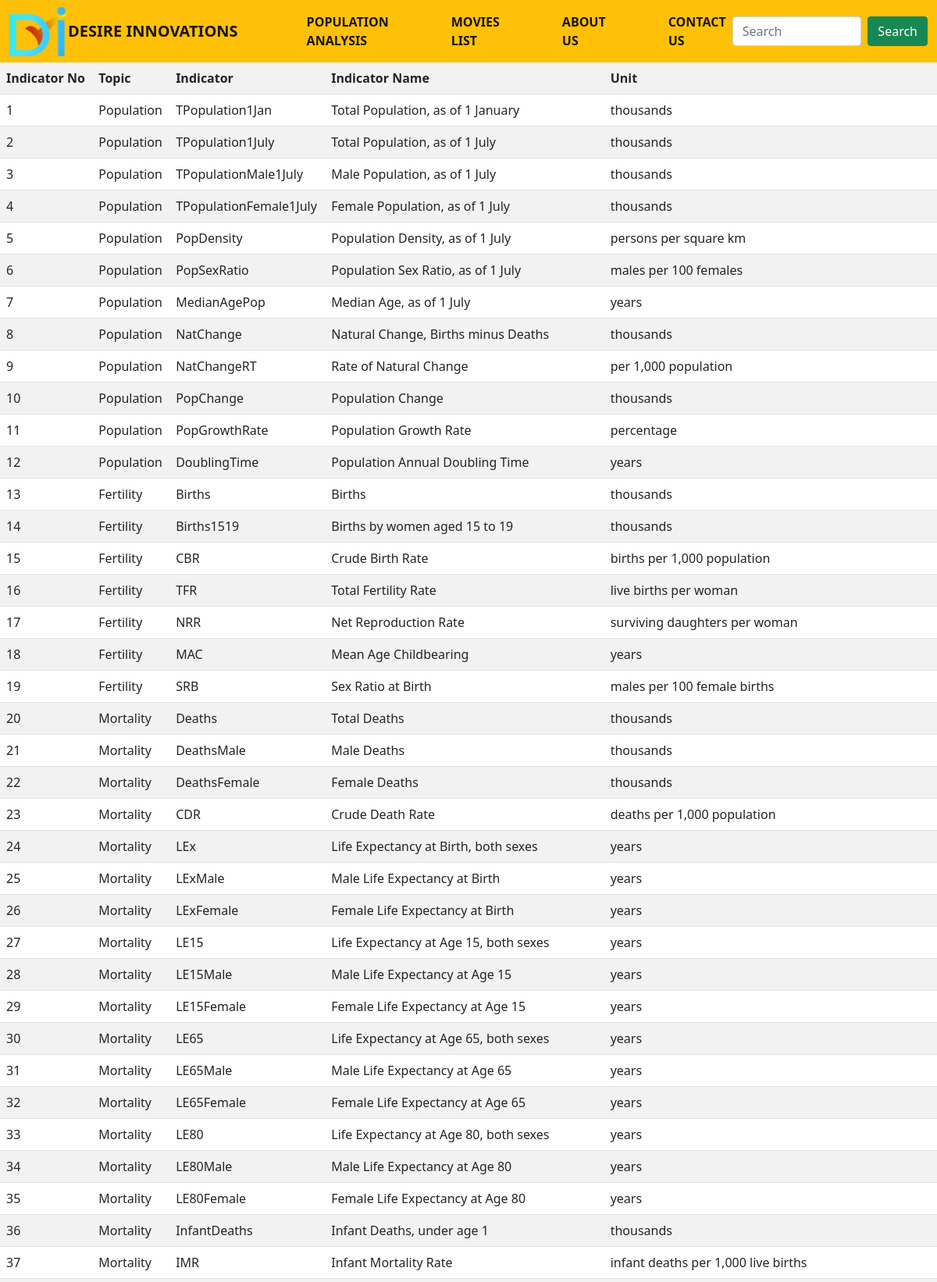
The page / (upper part) on the database its author committed.
### tables this page shows
CREATE TABLE `populationanalysis` (
  `IndicatorNo` int(11) NOT NULL,
  `Topic` varchar(80) NOT NULL,
  `Indicator` varchar(80) NOT NULL,
  `IndicatorName` varchar(80) NOT NULL,
  `Unit` varchar(80) NOT NULL
);

### index.php (the view, shortened to what this page needs)
<!DOCTYPE html>
<html>
<head>
<link href="https://cdn.jsdelivr.net/npm/bootstrap@5.1.3/dist/css/bootstrap.min.css" rel="stylesheet">
</head>
<body>
    <header>
   <nav class="navbar navbar-expand-lg navbar-light bg-warning">
  <div class="container-fluid">
    <img src="logo.png" alt="logo"/>
    <a class="navbar-brand"><b>DESIRE INNOVATIONS</b></a>
    <div class="collapse navbar-collapse" id="navbarSupportedContent">
      <ul class="navbar-nav me-auto mb-2 mb-lg-0">
        <li class="nav-item">
          <a class="nav-link active"  href="index.php" id="navbarPopulationAnalysis"><b>POPULATION ANALYSIS</b></a>
        </li>
        <li class="nav-item">
          <a class="nav-link active" href="movie.php" id="navbarMoviesList"><b>MOVIES LIST</b></a>
        </li>
        <li class="nav-item">
          <a class="nav-link active" href="about.html" id="navbarservices" ><b>ABOUT US</b></a>
        </li>
        <li class="nav-item">
          <a class="nav-link active" href="contact.html" id="navbarContact Us"><b>CONTACT US</b></a>
        </li>
      </ul>
      <form class="d-flex" action="index.php" method="post">
        <input class="form-control me-2" type="search" placeholder="Search" aria-label="Search" id="search" name="search">
        <button class="btn btn-outline-success active" type="submit">Search</button>
      </form>
    </div>
  </div>
</nav>
</header>
<table class="table table-striped">
                <tr>
                  <td><b>Indicator No</td>
                  <td><b>Topic</td>
                  <td><b>Indicator</td>
                  <td><b>Indicator Name</td>
                  <td><b>Unit</td>
                </tr>
<?php
class API{
   function Select(){
    $db = new Connect();
    $populationanalysis = array();
    if(isset($_POST['search']))
    {
      $data1=$db->prepare('select * from populationanalysis where IndicatorNo like "%'.$_POST['search'].'%"');
      $data1->execute();
      $data2=$db->prepare('select * from populationanalysis where Topic like "%'.$_POST['search'].'%"');
      $data2->execute();
      $data3=$db->prepare('select * from populationanalysis where Indicator like "%'.$_POST['search'].'%"');
      $data3->execute();
      $data4=$db->prepare('select * from populationanalysis where IndicatorName like "%'.$_POST['search'].'%"');
      $data4->execute();
      $data5=$db->prepare('select * from populationanalysis where Unit like "%'.$_POST['search'].'%"');
      $data5->execute();
      while($OutputData = $data1->fetch(PDO::FETCH_ASSOC)){
        $populationanalysis[$OutputData['IndicatorNo']] = array(
            'IndicatorNo' => $OutputData['IndicatorNo'],
            'Topic' => $OutputData['Topic'],
            'Indicator' => $OutputData['Indicator'],
            'IndicatorName' => $OutputData['IndicatorName'],
            'Unit' => $OutputData['Unit'],
        );
    }
    while($OutputData = $data2->fetch(PDO::FETCH_ASSOC)){
      $populationanalysis[$OutputData['IndicatorNo']] = array(
          'IndicatorNo' => $OutputData['IndicatorNo'],
          'Topic' => $OutputData['Topic'],
          'Indicator' => $OutputData['Indicator'],
          'IndicatorName' => $OutputData['IndicatorName'],
          'Unit' => $OutputData['Unit'],
      );
  }
  while($OutputData = $data3->fetch(PDO::FETCH_ASSOC)){
    $populationanalysis[$OutputData['IndicatorNo']] = array(
        'IndicatorNo' => $OutputData['IndicatorNo'],
        'Topic' => $OutputData['Topic'],
        'Indicator' => $OutputData['Indicator'],
        'IndicatorName' => $OutputData['IndicatorName'],
        'Unit' => $OutputData['Unit'],
    );
}
while($OutputData = $data4->fetch(PDO::FETCH_ASSOC)){
  $populationanalysis[$OutputData['IndicatorNo']] = array(
      'IndicatorNo' => $OutputData['IndicatorNo'],
      'Topic' => $OutputData['Topic'],
      'Indicator' => $OutputData['Indicator'],
      'IndicatorName' => $OutputData['IndicatorName'],
      'Unit' => $OutputData['Unit'],
  );
}
while($OutputData = $data5->fetch(PDO::FETCH_ASSOC)){
  $populationanalysis[$OutputData['IndicatorNo']] = array(
      'IndicatorNo' => $OutputData['IndicatorNo'],
      'Topic' => $OutputData['Topic'],
      'Indicator' => $OutputData['Indicator'],
      'IndicatorName' => $OutputData['IndicatorName'],
      'Unit' => $OutputData['Unit'],
  );
}
    }
    else{
    $data = $db->prepare('select * from populationanalysis');
    $data->execute();
  }
    $db_json_data = file_get_contents('db.json');
    $decoded_data = json_decode($db_json_data,true);
    if(count($decoded_data)!=0){
      $c=0;
      foreach($decoded_data as $dcd_data){
        if($c==0)
        {
          $c=1;
        }
        else{
        ?>
            <tr>
                  <td><?php echo $dcd_data['IndicatorNo']?></td>
                  <td><?php echo $dcd_data['Topic']?></td>
                  <td><?php echo $dcd_data['Indicator']?></td>
                  <td><?php echo $dcd_data['IndicatorName']?></td>
                  <td><?php echo $dcd_data['Unit']?></td>
                </tr>
        <?php
      }
    }
   }
}
}
$API = new API;
$API->Select();
?>
</table>
</body>
</html>

### rows shown on the page
populationanalysis: IndicatorNo "1", Topic "Population", Indicator "TPopulation1Jan", IndicatorName "Total Population, as of 1 January", Unit "thousands"
populationanalysis: IndicatorNo "2", Topic "Population", Indicator "TPopulation1July", IndicatorName "Total Population, as of 1 July", Unit "thousands"
populationanalysis: IndicatorNo "3", Topic "Population", Indicator "TPopulationMale1July", IndicatorName "Male Population, as of 1 July", Unit "thousands"
populationanalysis: IndicatorNo "4", Topic "Population", Indicator "TPopulationFemale1July", IndicatorName "Female Population, as of 1 July", Unit "thousands"
populationanalysis: IndicatorNo "5", Topic "Population", Indicator "PopDensity", IndicatorName "Population Density, as of 1 July", Unit "persons per square km"
populationanalysis: IndicatorNo "6", Topic "Population", Indicator "PopSexRatio", IndicatorName "Population Sex Ratio, as of 1 July", Unit "males per 100 females"
populationanalysis: IndicatorNo "7", Topic "Population", Indicator "MedianAgePop", IndicatorName "Median Age, as of 1 July", Unit "years"
populationanalysis: IndicatorNo "8", Topic "Population", Indicator "NatChange", IndicatorName "Natural Change, Births minus Deaths", Unit "thousands"
populationanalysis: IndicatorNo "9", Topic "Population", Indicator "NatChangeRT", IndicatorName "Rate of Natural Change", Unit "per 1,000 population"
populationanalysis: IndicatorNo "10", Topic "Population", Indicator "PopChange", IndicatorName "Population Change", Unit "thousands"
populationanalysis: IndicatorNo "11", Topic "Population", Indicator "PopGrowthRate", IndicatorName "Population Growth Rate", Unit "percentage"
populationanalysis: IndicatorNo "12", Topic "Population", Indicator "DoublingTime", IndicatorName "Population Annual Doubling Time", Unit "years"
populationanalysis: IndicatorNo "13", Topic "Fertility", Indicator "Births", IndicatorName "Births", Unit "thousands"
populationanalysis: IndicatorNo "14", Topic "Fertility", Indicator "Births1519", IndicatorName "Births by women aged 15 to 19", Unit "thousands"
populationanalysis: IndicatorNo "15", Topic "Fertility", Indicator "CBR", IndicatorName "Crude Birth Rate", Unit "births per 1,000 population"
populationanalysis: IndicatorNo "16", Topic "Fertility", Indicator "TFR", IndicatorName "Total Fertility Rate", Unit "live births per woman"
populationanalysis: IndicatorNo "17", Topic "Fertility", Indicator "NRR", IndicatorName "Net Reproduction Rate", Unit "surviving daughters per woman"
populationanalysis: IndicatorNo "18", Topic "Fertility", Indicator "MAC", IndicatorName "Mean Age Childbearing", Unit "years"
populationanalysis: IndicatorNo "19", Topic "Fertility", Indicator "SRB", IndicatorName "Sex Ratio at Birth", Unit "males per 100 female births"
populationanalysis: IndicatorNo "20", Topic "Mortality", Indicator "Deaths", IndicatorName "Total Deaths", Unit "thousands"
populationanalysis: IndicatorNo "21", Topic "Mortality", Indicator "DeathsMale", IndicatorName "Male Deaths", Unit "thousands"
populationanalysis: IndicatorNo "22", Topic "Mortality", Indicator "DeathsFemale", IndicatorName "Female Deaths", Unit "thousands"
populationanalysis: IndicatorNo "23", Topic "Mortality", Indicator "CDR", IndicatorName "Crude Death Rate", Unit "deaths per 1,000 population"
populationanalysis: IndicatorNo "24", Topic "Mortality", Indicator "LEx", IndicatorName "Life Expectancy at Birth, both sexes", Unit "years"
populationanalysis: IndicatorNo "25", Topic "Mortality", Indicator "LExMale", IndicatorName "Male Life Expectancy at Birth", Unit "years"
populationanalysis: IndicatorNo "26", Topic "Mortality", Indicator "LExFemale", IndicatorName "Female Life Expectancy at Birth", Unit "years"
populationanalysis: IndicatorNo "27", Topic "Mortality", Indicator "LE15", IndicatorName "Life Expectancy at Age 15, both sexes", Unit "years"
populationanalysis: IndicatorNo "28", Topic "Mortality", Indicator "LE15Male", IndicatorName "Male Life Expectancy at Age 15", Unit "years"
populationanalysis: IndicatorNo "29", Topic "Mortality", Indicator "LE15Female", IndicatorName "Female Life Expectancy at Age 15", Unit "years"
populationanalysis: IndicatorNo "30", Topic "Mortality", Indicator "LE65", IndicatorName "Life Expectancy at Age 65, both sexes", Unit "years"
populationanalysis: IndicatorNo "31", Topic "Mortality", Indicator "LE65Male", IndicatorName "Male Life Expectancy at Age 65", Unit "years"
populationanalysis: IndicatorNo "32", Topic "Mortality", Indicator "LE65Female", IndicatorName "Female Life Expectancy at Age 65", Unit "years"
populationanalysis: IndicatorNo "33", Topic "Mortality", Indicator "LE80", IndicatorName "Life Expectancy at Age 80, both sexes", Unit "years"
populationanalysis: IndicatorNo "34", Topic "Mortality", Indicator "LE80Male", IndicatorName "Male Life Expectancy at Age 80", Unit "years"
populationanalysis: IndicatorNo "35", Topic "Mortality", Indicator "LE80Female", IndicatorName "Female Life Expectancy at Age 80", Unit "years"
populationanalysis: IndicatorNo "36", Topic "Mortality", Indicator "InfantDeaths", IndicatorName "Infant Deaths, under age 1", Unit "thousands"
populationanalysis: IndicatorNo "37", Topic "Mortality", Indicator "IMR", IndicatorName "Infant Mortality Rate", Unit "infant deaths per 1,000 live births"
